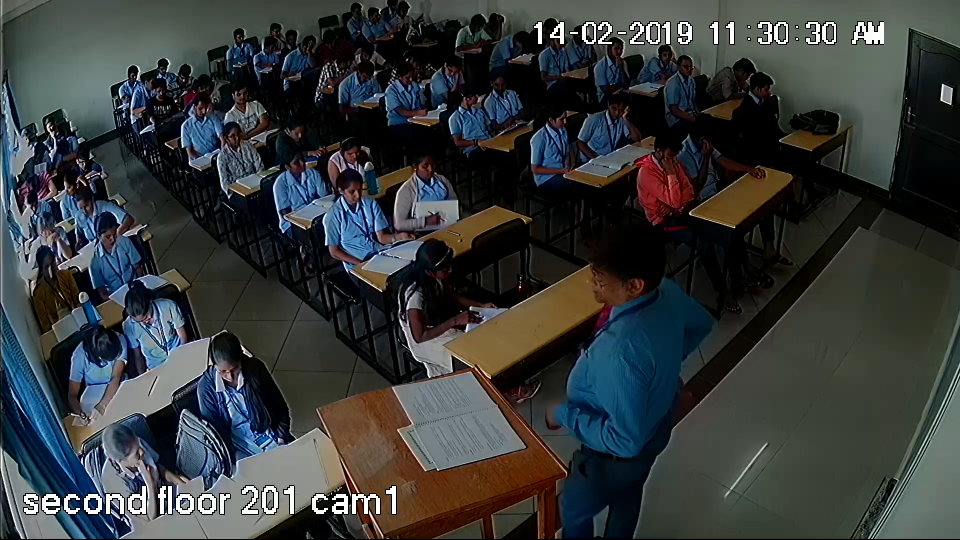
#> input picture test.png, 1920 x 1080 px (shown at 1/2 size)
$ python timestamp.py test.png
#> lines starting #> are read from the running program, lines starting #| are printed output that depends on the picture; after the words box and inside, x2 and y2 are one past the last pixel; in counts of white or black regions, pixels touching at a corner belong together
import cv2
import pytesseract
import sys

def getTimestamp(image):
    image = image[0:100, 1000:1800]
    ret, thresh = cv2.threshold(image, 10, 255, cv2.THRESH_OTSU)
    timestamp = pytesseract.image_to_string(thresh)
    # print(timestamp)
    return timestamp


if __name__ == '__main__':
    image = cv2.imread(sys.argv[1], 0)
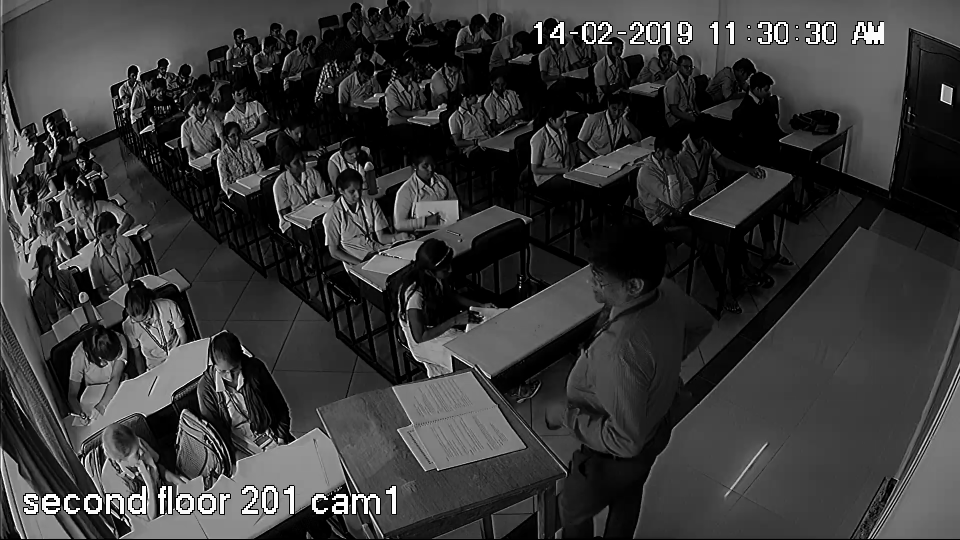
#> image: shape (1080, 1920) (shown at 1/2 size); min 0, max 255, mean 56
    print(getTimestamp(image))
#> in getTimestamp, `image = image[0:100, 1000:1800]`:
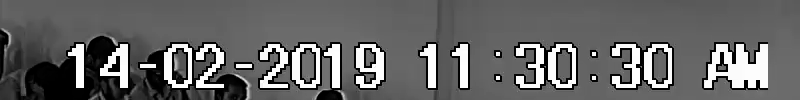
#> image: shape (100, 800); min 0, max 255, mean 101
#> in getTimestamp, `ret, thresh = cv2.threshold(image, 10, 255, cv2.THRESH_OTSU)`:
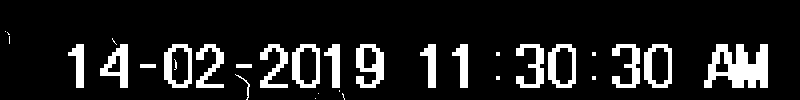
#> thresh: shape (100, 800); 12.1% white; 31 white regions (13 under 20 px), largest, box (x1, y1, x2, y2) and area: (704, 44, 768, 88) 1808, (356, 44, 384, 88) 720, (100, 44, 128, 88) 608
#> in getTimestamp, `ret, thresh = cv2.threshold(image, 10, 255, cv2.THRESH_OTSU)`: ret = 165
#> (the call stopped at in getTimestamp, `timestamp = pytesseract.image_to_string(thresh)`: pytesseract is not available in this run)
